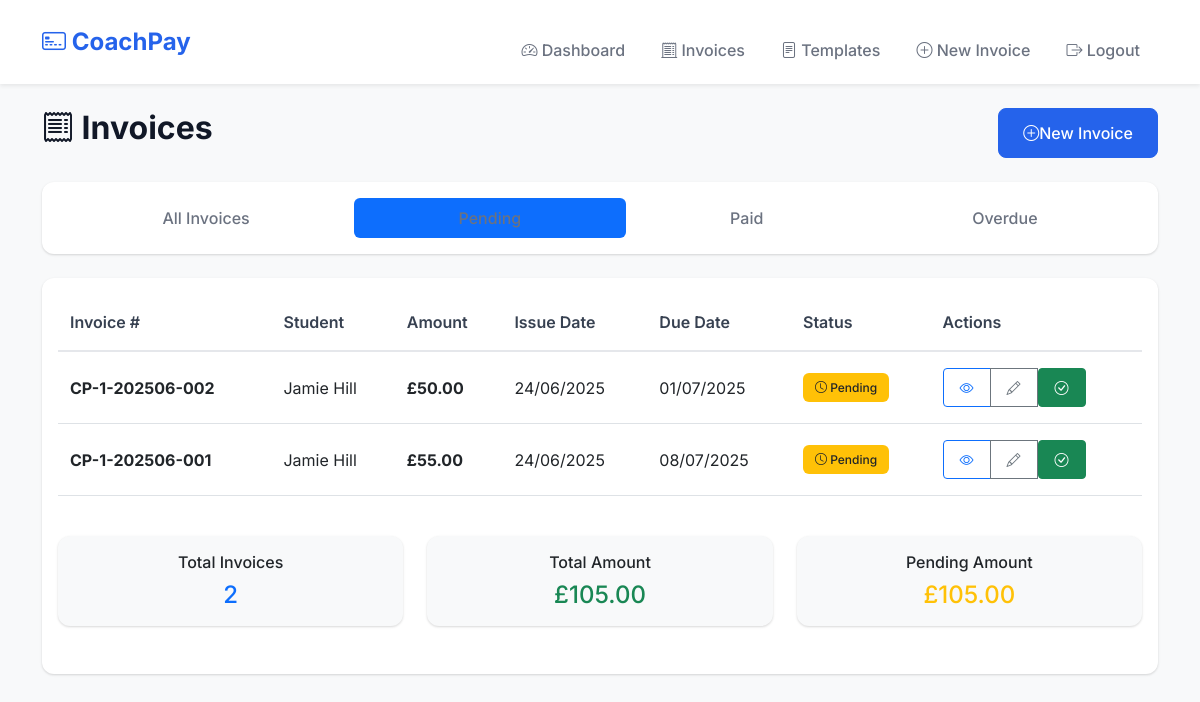
Page /invoices?status=pending (signed in) on the committed database.
### app.py (models this page shows, shortened)
class Invoice(db.Model):
    id = db.Column(db.Integer, primary_key=True)
    coach_id = db.Column(db.Integer, db.ForeignKey('coach.id'), nullable=False)
    template_id = db.Column(db.Integer, db.ForeignKey('invoice_template.id'), nullable=True)
    invoice_number = db.Column(db.String(50), unique=True, nullable=False)
    student_name = db.Column(db.String(100), nullable=False)
    student_email = db.Column(db.String(120))
    date_issued = db.Column(db.Date, nullable=False, default=datetime.utcnow().date())
    due_date = db.Column(db.Date, nullable=False)
    amount = db.Column(sa.Numeric(10, 2), nullable=False)
    description = db.Column(db.Text, nullable=False)
    status = db.Column(db.String(20), default='pending')  # pending, paid, overdue
    created_at = db.Column(db.DateTime, default=datetime.utcnow)
    paid_at = db.Column(db.DateTime)

### app.py (the view)
@app.route('/invoices')
@login_required
def invoices():
    coach_id = session['coach_id']
    status_filter = request.args.get('status', 'all')
    today = datetime.now().date()
    Invoice.query.filter(
        Invoice.coach_id == coach_id,
        Invoice.status == 'pending',
        Invoice.due_date < today
    ).update({'status': 'overdue'})
    db.session.commit()
    query = Invoice.query.filter_by(coach_id=coach_id)
    if status_filter != 'all':
        query = query.filter_by(status=status_filter)
    invoices = query.order_by(Invoice.created_at.desc()).all()
    csrf_form = CSRFForm()
    return render_template('invoices.html',
                         invoices=invoices,
                         status_filter=status_filter,
                         csrf_form=csrf_form)

### app.py (called while the page is built)
def login_required(f):
    @wraps(f)
    def decorated_function(*args, **kwargs):
        if 'coach_id' not in session:
            flash('Please log in to access this page.', 'warning')
            return redirect(url_for('login'))
        return f(*args, **kwargs)
    return decorated_function

@app.after_request
def after_request(response):
    response.headers['X-Content-Type-Options'] = 'nosniff'
    response.headers['X-Frame-Options'] = 'DENY'
    response.headers['X-XSS-Protection'] = '1; mode=block'
    if not is_development:
        response.headers['Strict-Transport-Security'] = 'max-age=31536000; includeSubDomains'
    response.headers['Content-Security-Policy'] = ("default-src 'self'; "
                                                   "script-src 'self' 'unsafe-inline' https://cdn.jsdelivr.net; "
                                                   "style-src 'self' 'unsafe-inline' https://cdn.jsdelivr.net https://fonts.googleapis.com; "
                                                   "font-src 'self' https://cdn.jsdelivr.net https://fonts.gstatic.com; "
                                                   "img-src 'self' data:;")
    return response

### templates/invoices.html (shortened to what this page needs)
{% extends "base.html" %}
{% block content %}
<div class="row mb-4">
    <div class="col-md-6">
        <h2 class="fw-bold"><i class="bi bi-receipt"></i> Invoices</h2>
    </div>
    <div class="col-md-6 text-md-end">
        <a href="{{ url_for('create_invoice') }}" class="btn btn-primary">
            <i class="bi bi-plus-circle"></i> New Invoice
        </a>
    </div>
</div>
<div class="card mb-4">
    <div class="card-body">
        <ul class="nav nav-pills flex-column flex-sm-row">
            <li class="nav-item flex-sm-fill text-sm-center">
                <a class="nav-link {{ 'active' if status_filter == 'all' else '' }}"
                   href="{{ url_for('invoices', status='all') }}">
                    All Invoices
                </a>
            </li>
            <li class="nav-item flex-sm-fill text-sm-center">
                <a class="nav-link {{ 'active' if status_filter == 'pending' else '' }}"
                   href="{{ url_for('invoices', status='pending') }}">
                </a>
            </li>
            <li class="nav-item flex-sm-fill text-sm-center">
                <a class="nav-link {{ 'active' if status_filter == 'paid' else '' }}"
                   href="{{ url_for('invoices', status='paid') }}">
                    Paid
                </a>
            </li>
            <li class="nav-item flex-sm-fill text-sm-center">
                <a class="nav-link {{ 'active' if status_filter == 'overdue' else '' }}"
                   href="{{ url_for('invoices', status='overdue') }}">
                    Overdue
                </a>
            </li>
        </ul>
    </div>
</div>
<div class="card">
    <div class="card-body">
        {% if invoices %}
        <div class="d-none d-md-block">
            <div class="table-responsive">
                <table class="table table-hover">
                    <thead>
                        <tr>
                            <th>Invoice #</th>
                            <th>Student</th>
                            <th>Amount</th>
                            <th>Issue Date</th>
                            <th>Due Date</th>
                            <th>Status</th>
                            <th>Actions</th>
                        </tr>
                    </thead>
                    <tbody>
                        {% for invoice in invoices %}
                        <tr>
                            <td><strong>{{ invoice.invoice_number }}</strong></td>
                            <td>{{ invoice.student_name }}</td>
                            <td><strong>£{{ "%.2f"|format(invoice.amount) }}</strong></td>
                            <td>{{ invoice.date_issued.strftime('%d/%m/%Y') }}</td>
                            <td>{{ invoice.due_date.strftime('%d/%m/%Y') }}</td>
                            <td>
                                {% if invoice.status == 'paid' %}
                                    <span class="badge bg-success">
                                        <i class="bi bi-check-circle"></i> Paid
                                    </span>
                                {% elif invoice.status == 'overdue' %}
                                    <span class="badge bg-danger">
                                        <i class="bi bi-exclamation-triangle"></i> Overdue
                                    </span>
                                {% else %}
                                    <span class="badge bg-warning text-dark">
                                        <i class="bi bi-clock"></i> Pending
                                    </span>
                                {% endif %}
                            </td>
                            <td>
                                <div class="btn-group" role="group">
                                    <a href="{{ url_for('view_invoice', invoice_id=invoice.id) }}"
                                       class="btn btn-sm btn-outline-primary" title="View Invoice">
                                        <i class="bi bi-eye"></i>
                                    </a>
                                    <a href="{{ url_for('edit_invoice', invoice_id=invoice.id) }}"
                                       class="btn btn-sm btn-outline-secondary" title="Edit Invoice">
                                        <i class="bi bi-pencil"></i>
                                    </a>
                                    {% if invoice.status != 'paid' %}
                                    <form method="POST" action="{{ url_for('mark_paid', invoice_id=invoice.id) }}"
                                          class="d-inline" onsubmit="return confirm('Mark this invoice as paid?')">
                                        <button type="submit" class="btn btn-sm btn-success" title="Mark as Paid">
                                            <i class="bi bi-check-circle"></i>
                                        </button>
                                    </form>
                                    {% endif %}
                                </div>
                            </td>
                        </tr>
                        {% endfor %}
                    </tbody>
                </table>
            </div>
        </div>
        <div class="row mt-4">
            <div class="col-md-4 mb-3">
                <div class="card bg-light text-center">
                    <div class="card-body py-3">
                        <h6 class="card-title">Total Invoices</h6>
                        <h4 class="text-primary mb-0">{{ invoices|length }}</h4>
                    </div>
                </div>
            </div>
            <div class="col-md-4 mb-3">
                <div class="card bg-light text-center">
                    <div class="card-body py-3">
                        <h6 class="card-title">Total Amount</h6>
                        <h4 class="text-success mb-0">
                            £{{ "%.2f"|format(invoices|sum(attribute='amount')|float) }}
                        </h4>
                    </div>
                </div>
            </div>
            <div class="col-md-4 mb-3">
                <div class="card bg-light text-center">
                    <div class="card-body py-3">
                        <h6 class="card-title">Pending Amount</h6>
                        <h4 class="text-warning mb-0">
                            {% set pending_amount = invoices|selectattr('status', 'ne', 'paid')|sum(attribute='amount')|float %}
                            £{{ "%.2f"|format(pending_amount) }}
                        </h4>
                    </div>
                </div>
            </div>
        </div>
        {% endif %}
    </div>
</div>
{% endblock %}

### templates/base.html (style rules this page uses)
:root { --primary-color: #2563eb; --primary-hover: #1d4ed8; --success-color: #059669; --warning-color: #d97706; --danger-color: #dc2626; --text-muted: #6b7280; --border-radius: 0.75rem; --shadow: 0 1px 3px 0 rgba(0, 0, 0, 0.1), 0 1px 2px 0 rgba(0, 0, 0, 0.06); }
body { background-color: #f8f9fa; font-family: 'Inter', -apple-system, BlinkMacSystemFont, sans-serif; font-size: 16px; line-height: 1.5; -webkit-font-smoothing: antialiased; -moz-osx-font-smoothing: grayscale; }
.card { border: none; box-shadow: var(--shadow); border-radius: var(--border-radius); margin-bottom: 1rem; }
.btn-primary { background-color: var(--primary-color); border-color: var(--primary-color); font-weight: 500; padding: 0.75rem 1.5rem; border-radius: 0.5rem; }
.btn { min-height: 44px; display: inline-flex; align-items: center; justify-content: center; text-decoration: none; }
.btn-sm { min-height: 38px; padding: 0.5rem 1rem; }
.badge { font-weight: 500; padding: 0.5rem 0.75rem; border-radius: 0.375rem; }
.nav-link { font-weight: 500; color: var(--text-muted) !important; }
.table th { font-weight: 600; color: #374151; border-bottom: 2px solid #e5e7eb; padding: 1rem 0.75rem; }
.table td { padding: 1rem 0.75rem; vertical-align: middle; }
h1, h2, h3, h4, h5, h6 { color: #111827; line-height: 1.25; }

### rows in the picture
Invoice: invoice_number "CP-1-202506-002", student_name "Jamie Hill", amount "50.00", date_issued "24/06/2025", due_date "01/07/2025", status "pending" (drawn)
Invoice: invoice_number "CP-1-202506-001", student_name "Jamie Hill", amount "55.00", date_issued "24/06/2025", due_date "08/07/2025", status "pending" (drawn)

### other values in the picture
{{ invoices|length }} "2"
{{ "%.2f"|format(invoices|sum(attribute='amount')|float) }} "105.00"
{{ "%.2f"|format(pending_amount) }} "105.00"
